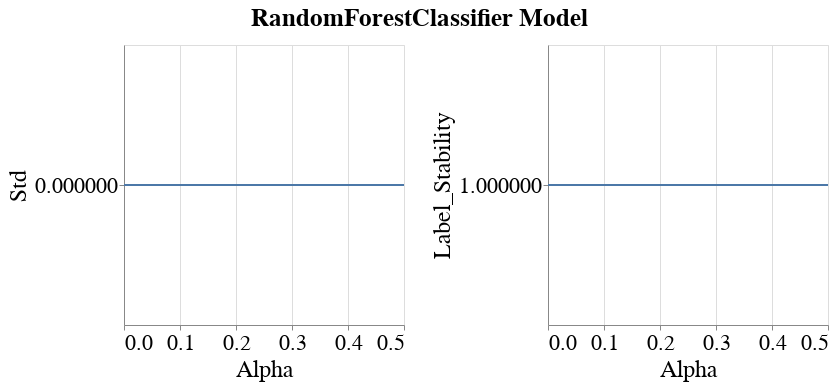

The cell this chart's notebook holds for it:
### Code cell
visualizer.create_subgroup_metrics_line_band_plot(model_name=MODEL_NAMES[0],
                                                  subgroup_metrics=['Std', 'Label_Stability'],
                                                  subgroup='sex_dis')

### Figure 1 — Vega-Lite specification as saved in the notebook (floating-point values rounded to 4 significant figures)
{"config": {"view": {"continuousWidth": 400, "continuousHeight": 300}, "axis": {"labelFontSize": 22, "labelFontWeight": "normal", "titleFontSize": 24, "titleFontWeight": "normal"}, "legend": {"labelFontSize": 22, "symbolStrokeWidth": 10, "titleFontSize": 24}, "title": {"fontSize": 22}}, "vconcat": [{"hconcat": [{"layer": [{"mark": {"type": "errorband", "extent": "ci"}, "encoding": {"x": {"field": "Intervention_Param", "title": "Alpha", "type": "quantitative"}, "y": {"field": "Metric_Value", "scale": {"zero": false}, "title": "Std", "type": "quantitative"}}}, {"mark": "line", "encoding": {"x": {"field": "Intervention_Param", "title": "Alpha", "type": "quantitative"}, "y": {"aggregate": "mean", "field": "Metric_Value", "scale": {"zero": false}, "title": "Std", "type": "quantitative"}}}], "height": 280, "width": 280}, {"layer": [{"mark": {"type": "errorband", "extent": "ci"}, "encoding": {"x": {"field": "Intervention_Param", "title": "Alpha", "type": "quantitative"}, "y": {"field": "Metric_Value", "scale": {"zero": false}, "title": "Label_Stability", "type": "quantitative"}}}, {"mark": "line", "encoding": {"x": {"field": "Intervention_Param", "title": "Alpha", "type": "quantitative"}, "y": {"aggregate": "mean", "field": "Metric_Value", "scale": {"zero": false}, "title": "Label_Stability", "type": "quantitative"}}}], "data": {"name": "data-e14b2e2980bf858e28e7e519010ab01b"}, "height": 280, "width": 280}]}], "data": {"name": "data-cb8f6000b5650a65473fb6ea7f3f53ee"}, "title": {"text": "RandomForestClassifier Model", "anchor": "middle", "dy": -10, "fontSize": 25}, "$schema": "https://vega.github.io/schema/vega-lite/v4.17.0.json", "datasets": {"data-cb8f6000b5650a65473fb6ea7f3f53ee": [{"Metric": "Std", "Model_Name": "RandomForestClassifier", "Model_Params": "{'bootstrap': True, 'ccp_alpha': 0.0, 'class_weight': None, 'criterion': 'gini', 'max_depth': 10, 'max_features': 'sqrt', 'max_leaf_nodes': None, 'max_samples': None, 'min_impurity_decrease': 0.0, 'min_samples_leaf': 1, 'min_samples_split': 2, 'min_weight_fraction_leaf': 0.0, 'n_estimators': 100, 'n_jobs': None, 'oob_score': False, 'random_state': 300, 'verbose': 0, 'warm_start': False}", "Dataset_Name": "StudentPerformance", "Num_Estimators": 50, "Tag": "OK", "Record_Create_Date_Time": "2023-10-31T13:04:30.265000", "Session_Uuid": "d6928365-954d-40c7-ab91-ed709a093c26", "Experiment_Iteration": "Exp_iter_3", "Dataset_Split_Seed": 300, "Model_Init_Seed": 300, "Fair_Intervention_Params_Lst": "[0.0, 0.1, 0.2, 0.3, 0.4, 0.5]", "Intervention_Param": 0.0, "Subgroup": "sex_dis", "Metric_Value": 0.0}, {"Metric": "Std", "Model_Name": "RandomForestClassifier", "Model_Params": "{'bootstrap': True, 'ccp_alpha': 0.0, 'class_weight': None, 'criterion': 'gini', 'max_depth': 10, 'max_features': 'sqrt', 'max_leaf_nodes': None, 'max_samples': None, 'min_impurity_decrease': 0.0, 'min_samples_leaf': 1, 'min_samples_split': 2, 'min_weight_fraction_leaf': 0.0, 'n_estimators': 100, 'n_jobs': None, 'oob_score': False, 'random_state': 300, 'verbose': 0, 'warm_start': False}", "Dataset_Name": "StudentPerformance", "Num_Estimators": 50, "Tag": "OK", "Record_Create_Date_Time": "2023-10-31T13:05:32.202000", "Session_Uuid": "d6928365-954d-40c7-ab91-ed709a093c26", "Experiment_Iteration": "Exp_iter_3", "Dataset_Split_Seed": 300, "Model_Init_Seed": 300, "Fair_Intervention_Params_Lst": "[0.0, 0.1, 0.2, 0.3, 0.4, 0.5]", "Intervention_Param": 0.1, "Subgroup": "sex_dis", "Metric_Value": 0.0}, {"Metric": "Std", "Model_Name": "RandomForestClassifier", "Model_Params": "{'bootstrap': True, 'ccp_alpha': 0.0, 'class_weight': None, 'criterion': 'gini', 'max_depth': 10, 'max_features': 'sqrt', 'max_leaf_nodes': None, 'max_samples': None, 'min_impurity_decrease': 0.0, 'min_samples_leaf': 1, 'min_samples_split': 2, 'min_weight_fraction_leaf': 0.0, 'n_estimators': 100, 'n_jobs': None, 'oob_score': False, 'random_state': 300, 'verbose': 0, 'warm_start': False}", "Dataset_Name": "StudentPerformance", "Num_Estimators": 50, "Tag": "OK", "Record_Create_Date_Time": "2023-10-31T13:06:32.221000", "Session_Uuid": "d6928365-954d-40c7-ab91-ed709a093c26", "Experiment_Iteration": "Exp_iter_3", "Dataset_Split_Seed": 300, "Model_Init_Seed": 300, "Fair_Intervention_Params_Lst": "[0.0, 0.1, 0.2, 0.3, 0.4, 0.5]", "Intervention_Param": 0.2, "Subgroup": "sex_dis", "Metric_Value": 0.0}, {"Metric": "Std", "Model_Name": "RandomForestClassifier", "Model_Params": "{'bootstrap': True, 'ccp_alpha': 0.0, 'class_weight': None, 'criterion': 'gini', 'max_depth': 10, 'max_features': 'sqrt', 'max_leaf_nodes': None, 'max_samples': None, 'min_impurity_decrease': 0.0, 'min_samples_leaf': 1, 'min_samples_split': 2, 'min_weight_fraction_leaf': 0.0, 'n_estimators': 100, 'n_jobs': None, 'oob_score': False, 'random_state': 300, 'verbose': 0, 'warm_start': False}", "Dataset_Name": "StudentPerformance", "Num_Estimators": 50, "Tag": "OK", "Record_Create_Date_Time": "2023-10-31T13:07:18.756000", "Session_Uuid": "d6928365-954d-40c7-ab91-ed709a093c26", "Experiment_Iteration": "Exp_iter_3", "Dataset_Split_Seed": 300, "Model_Init_Seed": 300, "Fair_Intervention_Params_Lst": "[0.0, 0.1, 0.2, 0.3, 0.4, 0.5]", "Intervention_Param": 0.3, "Subgroup": "sex_dis", "Metric_Value": 0.0}, {"Metric": "Std", "Model_Name": "RandomForestClassifier", "Model_Params": "{'bootstrap': True, 'ccp_alpha': 0.0, 'class_weight': None, 'criterion': 'gini', 'max_depth': 10, 'max_features': 'sqrt', 'max_leaf_nodes': None, 'max_samples': None, 'min_impurity_decrease': 0.0, 'min_samples_leaf': 1, 'min_samples_split': 2, 'min_weight_fraction_leaf': 0.0, 'n_estimators': 100, 'n_jobs': None, 'oob_score': False, 'random_state': 300, 'verbose': 0, 'warm_start': False}", "Dataset_Name": "StudentPerformance", "Num_Estimators": 50, "Tag": "OK", "Record_Create_Date_Time": "2023-10-31T13:08:16.227000", "Session_Uuid": "d6928365-954d-40c7-ab91-ed709a093c26", "Experiment_Iteration": "Exp_iter_3", "Dataset_Split_Seed": 300, "Model_Init_Seed": 300, "Fair_Intervention_Params_Lst": "[0.0, 0.1, 0.2, 0.3, 0.4, 0.5]", "Intervention_Param": 0.4, "Subgroup": "sex_dis", "Metric_Value": 0.0}, {"Metric": "Std", "Model_Name": "RandomForestClassifier", "Model_Params": "{'bootstrap': True, 'ccp_alpha': 0.0, 'class_weight': None, 'criterion': 'gini', 'max_depth': 10, 'max_features': 'sqrt', 'max_leaf_nodes': None, 'max_samples': None, 'min_impurity_decrease': 0.0, 'min_samples_leaf': 1, 'min_samples_split': 2, 'min_weight_fraction_leaf': 0.0, 'n_estimators': 100, 'n_jobs': None, 'oob_score': False, 'random_state': 300, 'verbose': 0, 'warm_start': False}", "Dataset_Name": "StudentPerformance", "Num_Estimators": 50, "Tag": "OK", "Record_Create_Date_Time": "2023-10-31T13:09:05.414000", "Session_Uuid": "d6928365-954d-40c7-ab91-ed709a093c26", "Experiment_Iteration": "Exp_iter_3", "Dataset_Split_Seed": 300, "Model_Init_Seed": 300, "Fair_Intervention_Params_Lst": "[0.0, 0.1, 0.2, 0.3, 0.4, 0.5]", "Intervention_Param": 0.5, "Subgroup": "sex_dis", "Metric_Value": 0.0}], "data-e14b2e2980bf858e28e7e519010ab01b": [{"Metric": "Label_Stability", "Model_Name": "RandomForestClassifier", "Model_Params": "{'bootstrap': True, 'ccp_alpha': 0.0, 'class_weight': None, 'criterion': 'gini', 'max_depth': 10, 'max_features': 'sqrt', 'max_leaf_nodes': None, 'max_samples': None, 'min_impurity_decrease': 0.0, 'min_samples_leaf': 1, 'min_samples_split': 2, 'min_weight_fraction_leaf': 0.0, 'n_estimators': 100, 'n_jobs': None, 'oob_score': False, 'random_state': 300, 'verbose': 0, 'warm_start': False}", "Dataset_Name": "StudentPerformance", "Num_Estimators": 50, "Tag": "OK", "Record_Create_Date_Time": "2023-10-31T13:04:30.265000", "Session_Uuid": "d6928365-954d-40c7-ab91-ed709a093c26", "Experiment_Iteration": "Exp_iter_3", "Dataset_Split_Seed": 300, "Model_Init_Seed": 300, "Fair_Intervention_Params_Lst": "[0.0, 0.1, 0.2, 0.3, 0.4, 0.5]", "Intervention_Param": 0.0, "Subgroup": "sex_dis", "Metric_Value": 1.0}, {"Metric": "Label_Stability", "Model_Name": "RandomForestClassifier", "Model_Params": "{'bootstrap': True, 'ccp_alpha': 0.0, 'class_weight': None, 'criterion': 'gini', 'max_depth': 10, 'max_features': 'sqrt', 'max_leaf_nodes': None, 'max_samples': None, 'min_impurity_decrease': 0.0, 'min_samples_leaf': 1, 'min_samples_split': 2, 'min_weight_fraction_leaf': 0.0, 'n_estimators': 100, 'n_jobs': None, 'oob_score': False, 'random_state': 300, 'verbose': 0, 'warm_start': False}", "Dataset_Name": "StudentPerformance", "Num_Estimators": 50, "Tag": "OK", "Record_Create_Date_Time": "2023-10-31T13:05:32.202000", "Session_Uuid": "d6928365-954d-40c7-ab91-ed709a093c26", "Experiment_Iteration": "Exp_iter_3", "Dataset_Split_Seed": 300, "Model_Init_Seed": 300, "Fair_Intervention_Params_Lst": "[0.0, 0.1, 0.2, 0.3, 0.4, 0.5]", "Intervention_Param": 0.1, "Subgroup": "sex_dis", "Metric_Value": 1.0}, {"Metric": "Label_Stability", "Model_Name": "RandomForestClassifier", "Model_Params": "{'bootstrap': True, 'ccp_alpha': 0.0, 'class_weight': None, 'criterion': 'gini', 'max_depth': 10, 'max_features': 'sqrt', 'max_leaf_nodes': None, 'max_samples': None, 'min_impurity_decrease': 0.0, 'min_samples_leaf': 1, 'min_samples_split': 2, 'min_weight_fraction_leaf': 0.0, 'n_estimators': 100, 'n_jobs': None, 'oob_score': False, 'random_state': 300, 'verbose': 0, 'warm_start': False}", "Dataset_Name": "StudentPerformance", "Num_Estimators": 50, "Tag": "OK", "Record_Create_Date_Time": "2023-10-31T13:06:32.221000", "Session_Uuid": "d6928365-954d-40c7-ab91-ed709a093c26", "Experiment_Iteration": "Exp_iter_3", "Dataset_Split_Seed": 300, "Model_Init_Seed": 300, "Fair_Intervention_Params_Lst": "[0.0, 0.1, 0.2, 0.3, 0.4, 0.5]", "Intervention_Param": 0.2, "Subgroup": "sex_dis", "Metric_Value": 1.0}, {"Metric": "Label_Stability", "Model_Name": "RandomForestClassifier", "Model_Params": "{'bootstrap': True, 'ccp_alpha': 0.0, 'class_weight': None, 'criterion': 'gini', 'max_depth': 10, 'max_features': 'sqrt', 'max_leaf_nodes': None, 'max_samples': None, 'min_impurity_decrease': 0.0, 'min_samples_leaf': 1, 'min_samples_split': 2, 'min_weight_fraction_leaf': 0.0, 'n_estimators': 100, 'n_jobs': None, 'oob_score': False, 'random_state': 300, 'verbose': 0, 'warm_start': False}", "Dataset_Name": "StudentPerformance", "Num_Estimators": 50, "Tag": "OK", "Record_Create_Date_Time": "2023-10-31T13:07:18.756000", "Session_Uuid": "d6928365-954d-40c7-ab91-ed709a093c26", "Experiment_Iteration": "Exp_iter_3", "Dataset_Split_Seed": 300, "Model_Init_Seed": 300, "Fair_Intervention_Params_Lst": "[0.0, 0.1, 0.2, 0.3, 0.4, 0.5]", "Intervention_Param": 0.3, "Subgroup": "sex_dis", "Metric_Value": 1.0}, {"Metric": "Label_Stability", "Model_Name": "RandomForestClassifier", "Model_Params": "{'bootstrap': True, 'ccp_alpha': 0.0, 'class_weight': None, 'criterion': 'gini', 'max_depth': 10, 'max_features': 'sqrt', 'max_leaf_nodes': None, 'max_samples': None, 'min_impurity_decrease': 0.0, 'min_samples_leaf': 1, 'min_samples_split': 2, 'min_weight_fraction_leaf': 0.0, 'n_estimators': 100, 'n_jobs': None, 'oob_score': False, 'random_state': 300, 'verbose': 0, 'warm_start': False}", "Dataset_Name": "StudentPerformance", "Num_Estimators": 50, "Tag": "OK", "Record_Create_Date_Time": "2023-10-31T13:08:16.227000", "Session_Uuid": "d6928365-954d-40c7-ab91-ed709a093c26", "Experiment_Iteration": "Exp_iter_3", "Dataset_Split_Seed": 300, "Model_Init_Seed": 300, "Fair_Intervention_Params_Lst": "[0.0, 0.1, 0.2, 0.3, 0.4, 0.5]", "Intervention_Param": 0.4, "Subgroup": "sex_dis", "Metric_Value": 1.0}, {"Metric": "Label_Stability", "Model_Name": "RandomForestClassifier", "Model_Params": "{'bootstrap': True, 'ccp_alpha': 0.0, 'class_weight': None, 'criterion': 'gini', 'max_depth': 10, 'max_features': 'sqrt', 'max_leaf_nodes': None, 'max_samples': None, 'min_impurity_decrease': 0.0, 'min_samples_leaf': 1, 'min_samples_split': 2, 'min_weight_fraction_leaf': 0.0, 'n_estimators': 100, 'n_jobs': None, 'oob_score': False, 'random_state': 300, 'verbose': 0, 'warm_start': False}", "Dataset_Name": "StudentPerformance", "Num_Estimators": 50, "Tag": "OK", "Record_Create_Date_Time": "2023-10-31T13:09:05.414000", "Session_Uuid": "d6928365-954d-40c7-ab91-ed709a093c26", "Experiment_Iteration": "Exp_iter_3", "Dataset_Split_Seed": 300, "Model_Init_Seed": 300, "Fair_Intervention_Params_Lst": "[0.0, 0.1, 0.2, 0.3, 0.4, 0.5]", "Intervention_Param": 0.5, "Subgroup": "sex_dis", "Metric_Value": 1.0}]}}
